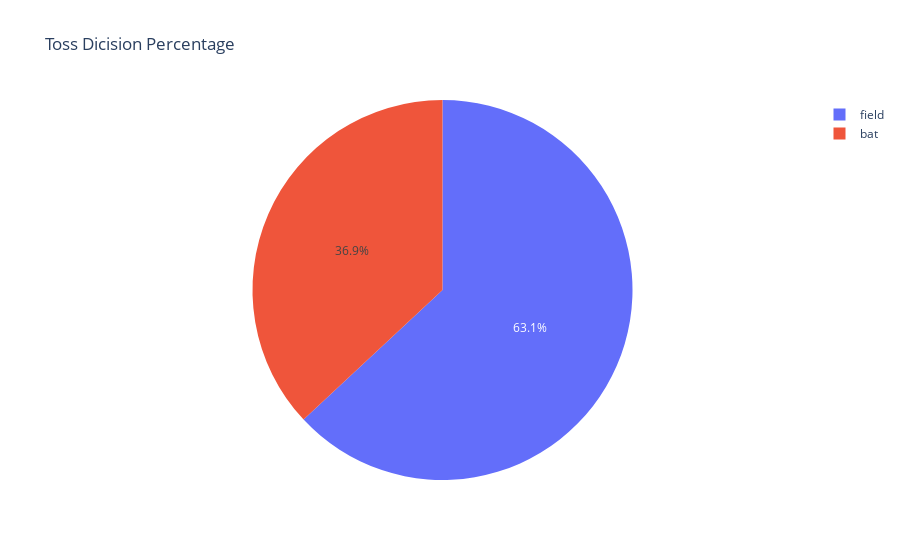

Write notebook code for a chart like this one.
### Markdown cell above
## Toss Decisions

### Code cell
toss_dicision = match_df['tossdecision'].value_counts().reset_index()
toss_dicision.columns = ['Toss_dicision', 'Count']

fig = px.pie(toss_dicision, values='Count', names='Toss_dicision', title='Toss Dicision Percentage')

fig.show()

### Figure 1 — Plotly figure (JSON) as saved in the notebook; plotly's stock layout.template omitted (floating-point values rounded to 4 significant figures)
{"data": [{"domain": {"x": [0, 1], "y": [0, 1]}, "hovertemplate": "Toss_dicision=%{label}<br>Count=%{value}<extra></extra>", "labels": ["field", "bat"], "legendgroup": "", "name": "", "showlegend": true, "type": "pie", "values": [599, 351]}], "layout": {"legend": {"tracegroupgap": 0}, "title": {"text": "Toss Dicision Percentage"}}}
